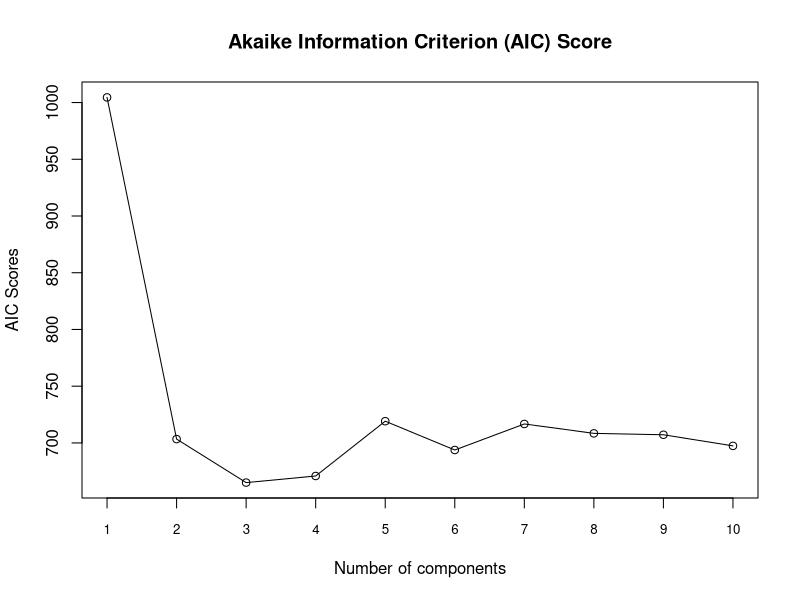
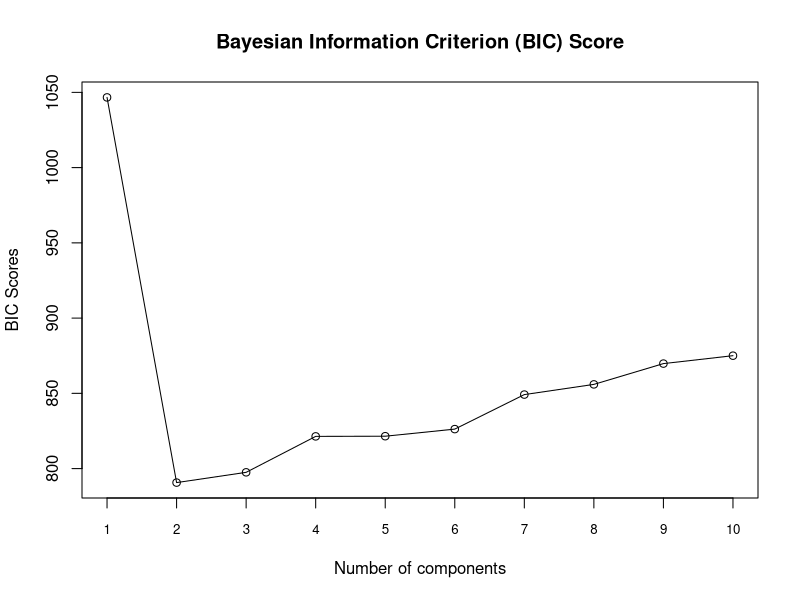
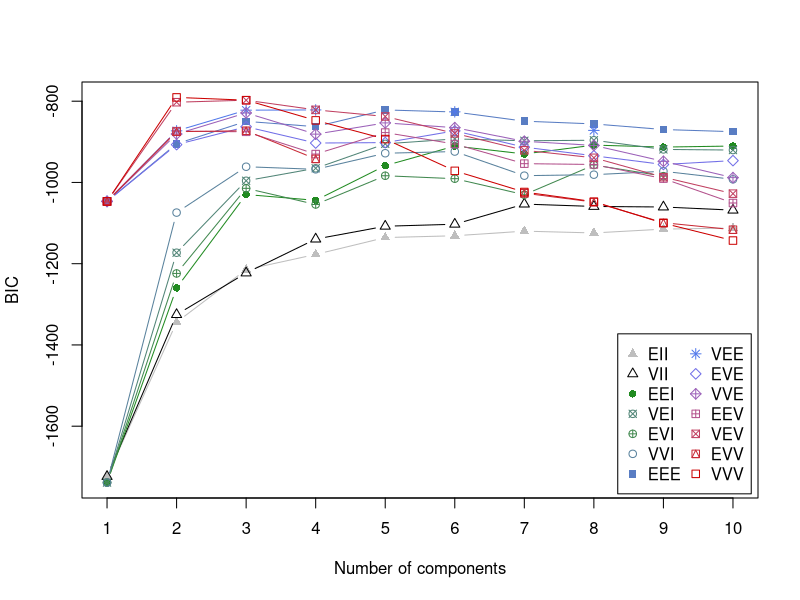
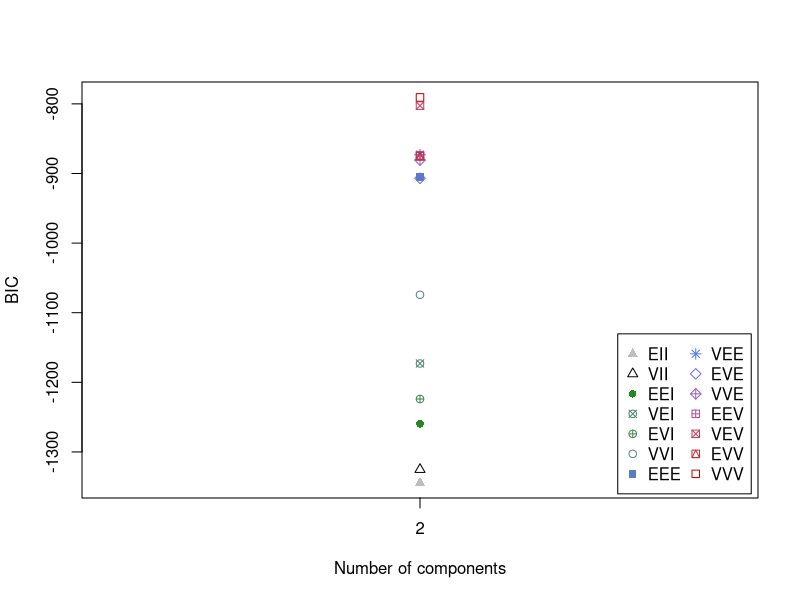
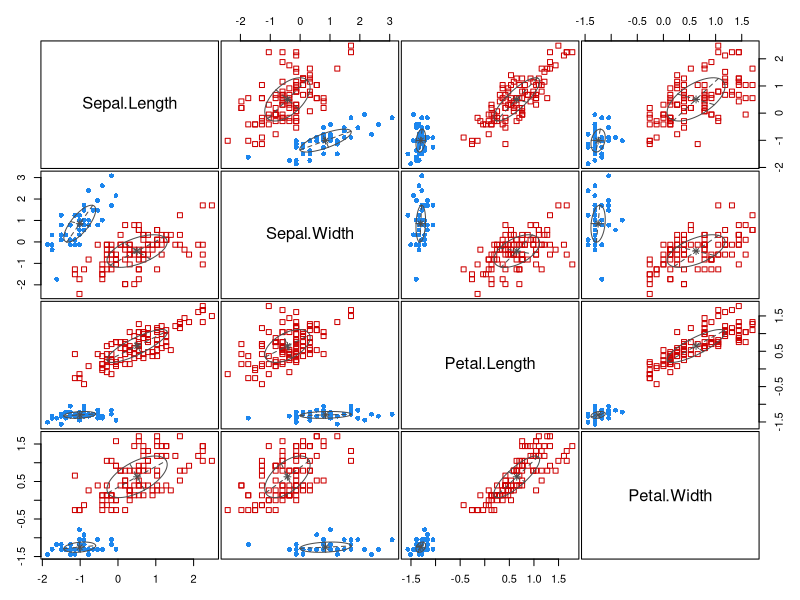
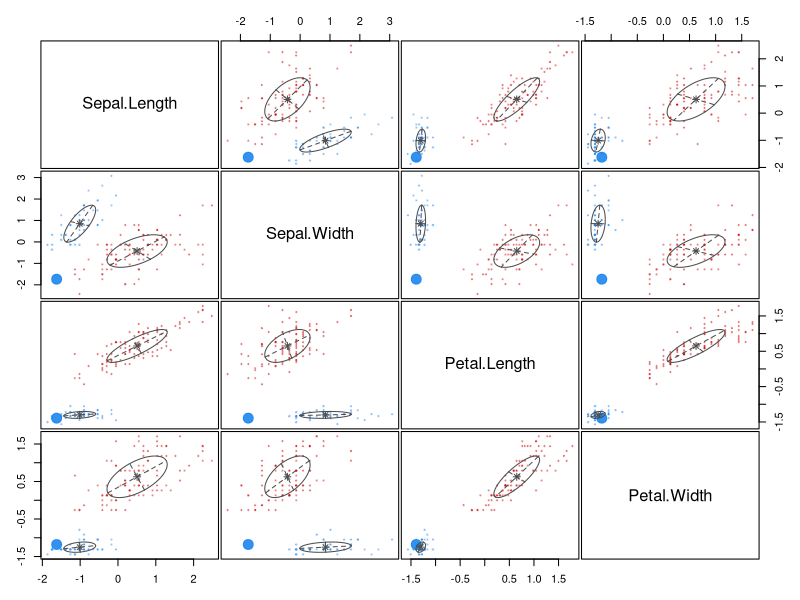
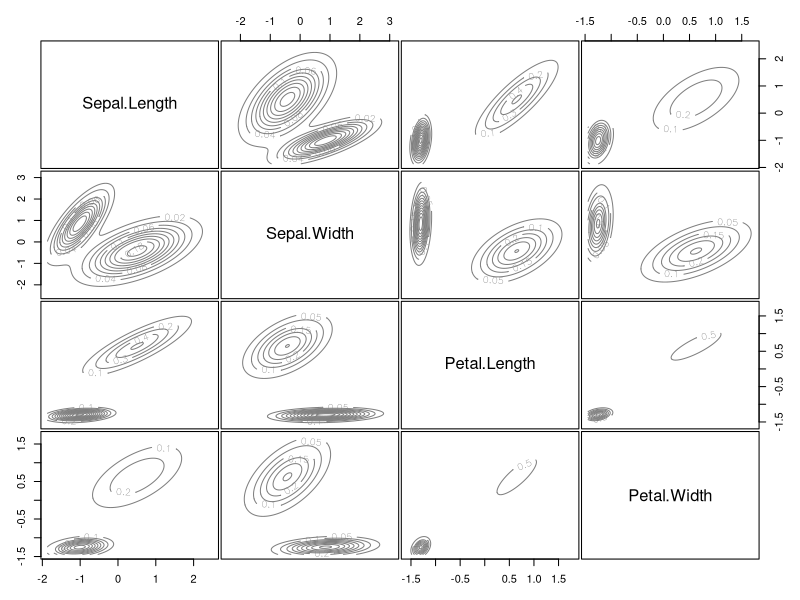

Here is the R script that generated these plots, in order:
## ---- chunk 1
knitr::opts_chunk$set(echo = TRUE)
## ---- chunk 2
library(mclust)
## ---- chunk 3
data <- iris
summary(data)

## ---- chunk 4
scaled_data <- scale(data[,c(-5)])
## ---- chunk 5
# List of clusters to be analysed
test_clusters <- 1:10

# Training the model
model <- Mclust(scaled_data, G=test_clusters)
## ---- chunk 6
AICscores <- c()
BICscores <- c()
for (k in test_clusters) {
  kmodel <- Mclust(scaled_data, G=k)
  AICscores <- append(AICscores, AIC(kmodel, k=2))
  BICscores <- append(BICscores, BIC(kmodel))
}
## ---- chunk 7
## AIC adn BIC scores comparission 
plot(1:length(AICscores), AICscores, 
     type = "o", 
     main= "Akaike Information Criterion (AIC) Score",
     xlab = "Number of components",
     ylab = "AIC Scores",
     xaxt='n')
axis(side=1, at=1:length(AICscores), labels=1:length(AICscores),cex.axis=0.8)

plot(1:length(BICscores), BICscores, 
     type = "o", 
     main= "Bayesian Information Criterion (BIC) Score",
     xlab = "Number of components",
     ylab = "BIC Scores",
     xaxt='n')
axis(side=1, at=1:length(BICscores), labels=1:length(BICscores),cex.axis=0.8)

## ---- chunk 8
plot(model$BIC)
## ---- chunk 9
opt_model <- Mclust(scaled_data, G=2)
plot(opt_model)
## ---- chunk 10
